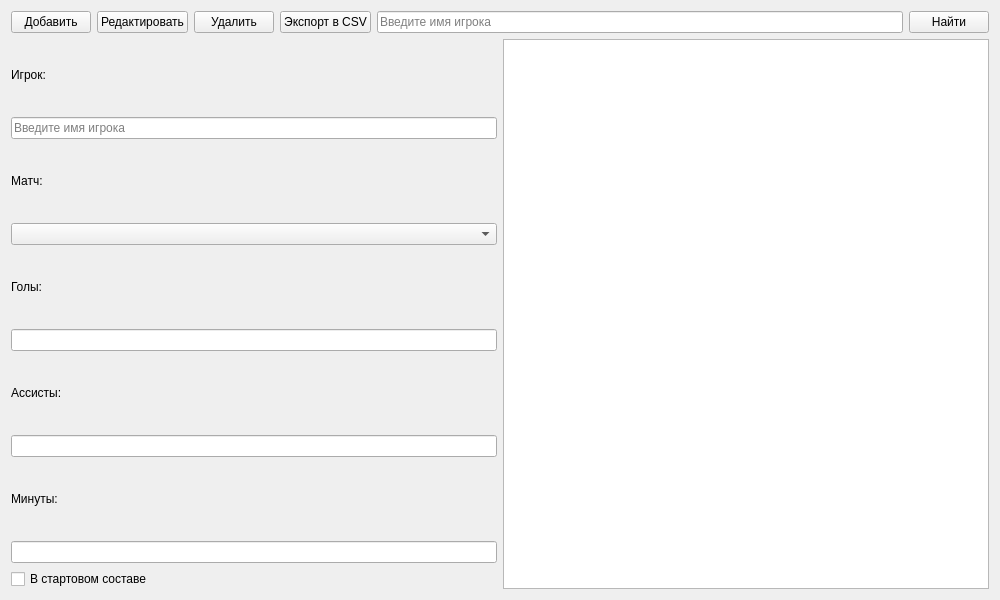
<?xml version="1.0" encoding="UTF-8"?>
<ui version="4.0">
 <class>AdminPlayerStatsPage</class>
 <widget class="QWidget" name="AdminPlayerStatsPage">
  <property name="geometry">
   <rect>
    <x>0</x>
    <y>0</y>
    <width>1000</width>
    <height>600</height>
   </rect>
  </property>
  <property name="windowTitle">
   <string>Статистика игроков (Администратор)</string>
  </property>
  <layout class="QVBoxLayout" name="verticalLayout">
   <item>
    <layout class="QHBoxLayout" name="topLayout">
     <item>
      <widget class="QPushButton" name="addButton">
       <property name="text">
        <string>Добавить</string>
       </property>
      </widget>
     </item>
     <item>
      <widget class="QPushButton" name="editButton">
       <property name="text">
        <string>Редактировать</string>
       </property>
      </widget>
     </item>
     <item>
      <widget class="QPushButton" name="deleteButton">
       <property name="text">
        <string>Удалить</string>
       </property>
      </widget>
     </item>
     <item>
      <widget class="QPushButton" name="exportButton">
       <property name="text">
        <string>Экспорт в CSV</string>
       </property>
      </widget>
     </item>
     <item>
      <widget class="QLineEdit" name="searchEdit">
       <property name="placeholderText">
        <string>Введите имя игрока</string>
       </property>
      </widget>
     </item>
     <item>
      <widget class="QPushButton" name="searchButton">
       <property name="text">
        <string>Найти</string>
       </property>
      </widget>
     </item>
    </layout>
   </item>
   <item>
    <layout class="QHBoxLayout" name="mainLayout">
     <item>
      <layout class="QVBoxLayout" name="inputFieldsLayout">
       <item>
        <widget class="QLabel" name="playerLabel">
         <property name="text">
          <string>Игрок:</string>
         </property>
        </widget>
       </item>
       <!-- <item>
        <widget class="QComboBox" name="playerComboBox"/>
       </item> -->
       <item>
       <widget class="QLineEdit" name="playerSearchEdit">
 <property name="placeholderText">
  <string>Введите имя игрока</string>
 </property>
</widget>
</item>
       <item>
        <widget class="QLabel" name="matchLabel">
         <property name="text">
          <string>Матч:</string>
         </property>
        </widget>
       </item>
       <item>
        <widget class="QComboBox" name="matchComboBox"/>
       </item>
       <item>
        <widget class="QLabel" name="goalsLabel">
         <property name="text">
          <string>Голы:</string>
         </property>
        </widget>
       </item>
       <item>
        <widget class="QLineEdit" name="goalsEdit"/>
       </item>
       <item>
        <widget class="QLabel" name="assistsLabel">
         <property name="text">
          <string>Ассисты:</string>
         </property>
        </widget>
       </item>
       <item>
        <widget class="QLineEdit" name="assistsEdit"/>
       </item>
       <item>
        <widget class="QLabel" name="minutesPlayedLabel">
         <property name="text">
          <string>Минуты:</string>
         </property>
        </widget>
       </item>
       <item>
        <widget class="QLineEdit" name="minutesPlayedEdit"/>
       </item>
       <item>
        <widget class="QCheckBox" name="startingLineupCheckBox">
         <property name="text">
          <string>В стартовом составе</string>
         </property>
        </widget>
       </item>
      </layout>
     </item>
     <item>
      <widget class="QTableView" name="tableView">
       <property name="sortingEnabled">
        <bool>true</bool>
       </property>
      </widget>
     </item>
    </layout>
   </item>
  </layout>
 </widget>
 <resources/>
 <connections/>
</ui>
